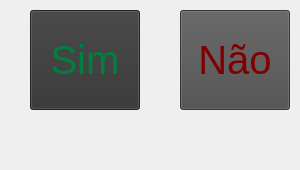
  <widget class="QWidget" name="centralWidget">
   <widget class="QPushButton" name="botaoSim">
    <property name="geometry">
     <rect>
      <x>30</x>
      <y>10</y>
      <width>110</width>
      <height>100</height>
     </rect>
    </property>
    <property name="palette">
     <palette>
      <active>
       <colorrole role="WindowText">
        <brush brushstyle="SolidPattern">
         <color alpha="255">
          <red>255</red>
          <green>255</green>
          <blue>255</blue>
         </color>
        </brush>
       </colorrole>
       <colorrole role="Button">
        <brush brushstyle="SolidPattern">
         <color alpha="255">
          <red>51</red>
          <green>51</green>
          <blue>51</blue>
         </color>
        </brush>
       </colorrole>
       <colorrole role="Light">
        <brush brushstyle="SolidPattern">
         <color alpha="255">
          <red>76</red>
          <green>76</green>
          <blue>76</blue>
         </color>
        </brush>
       </colorrole>
       <colorrole role="Midlight">
        <brush brushstyle="SolidPattern">
         <color alpha="255">
          <red>63</red>
          <green>63</green>
          <blue>63</blue>
         </color>
        </brush>
       </colorrole>
       <colorrole role="Dark">
        <brush brushstyle="SolidPattern">
         <color alpha="255">
          <red>25</red>
          <green>25</green>
          <blue>25</blue>
         </color>
        </brush>
       </colorrole>
       <colorrole role="Mid">
        <brush brushstyle="SolidPattern">
         <color alpha="255">
          <red>34</red>
          <green>34</green>
          <blue>34</blue>
         </color>
        </brush>
       </colorrole>
       <colorrole role="Text">
        <brush brushstyle="SolidPattern">
         <color alpha="255">
          <red>255</red>
          <green>255</green>
          <blue>255</blue>
         </color>
        </brush>
       </colorrole>
       <colorrole role="BrightText">
        <brush brushstyle="SolidPattern">
         <color alpha="255">
          <red>255</red>
          <green>255</green>
          <blue>255</blue>
         </color>
        </brush>
       </colorrole>
       <colorrole role="ButtonText">
        <brush brushstyle="SolidPattern">
         <color alpha="255">
          <red>0</red>
          <green>128</green>
          <blue>64</blue>
         </color>
        </brush>
       </colorrole>
       <colorrole role="Base">
        <brush brushstyle="SolidPattern">
         <color alpha="255">
          <red>0</red>
          <green>0</green>
          <blue>0</blue>
         </color>
        </brush>
       </colorrole>
       <colorrole role="Window">
        <brush brushstyle="SolidPattern">
         <color alpha="255">
          <red>51</red>
          <green>51</green>
          <blue>51</blue>
         </color>
        </brush>
       </colorrole>
       <colorrole role="Shadow">
        <brush brushstyle="SolidPattern">
         <color alpha="255">
          <red>0</red>
          <green>0</green>
          <blue>0</blue>
         </color>
        </brush>
       </colorrole>
       <colorrole role="AlternateBase">
        <brush brushstyle="SolidPattern">
         <color alpha="255">
          <red>25</red>
          <green>25</green>
          <blue>25</blue>
         </color>
        </brush>
       </colorrole>
       <colorrole role="ToolTipBase">
        <brush brushstyle="SolidPattern">
         <color alpha="255">
          <red>255</red>
          <green>255</green>
          <blue>220</blue>
         </color>
        </brush>
       </colorrole>
       <colorrole role="ToolTipText">
        <brush brushstyle="SolidPattern">
         <color alpha="255">
          <red>0</red>
          <green>0</green>
          <blue>0</blue>
         </color>
        </brush>
       </colorrole>
      </active>
      <inactive>
       <colorrole role="WindowText">
        <brush brushstyle="SolidPattern">
         <color alpha="255">
          <red>255</red>
          <green>255</green>
          <blue>255</blue>
         </color>
        </brush>
       </colorrole>
       <colorrole role="Button">
        <brush brushstyle="SolidPattern">
         <color alpha="255">
          <red>51</red>
          <green>51</green>
          <blue>51</blue>
         </color>
        </brush>
       </colorrole>
       <colorrole role="Light">
        <brush brushstyle="SolidPattern">
         <color alpha="255">
          <red>76</red>
          <green>76</green>
          <blue>76</blue>
         </color>
        </brush>
       </colorrole>
       <colorrole role="Midlight">
        <brush brushstyle="SolidPattern">
         <color alpha="255">
          <red>63</red>
          <green>63</green>
          <blue>63</blue>
         </color>
        </brush>
       </colorrole>
       <colorrole role="Dark">
        <brush brushstyle="SolidPattern">
         <color alpha="255">
          <red>25</red>
          <green>25</green>
          <blue>25</blue>
         </color>
        </brush>
       </colorrole>
       <colorrole role="Mid">
        <brush brushstyle="SolidPattern">
         <color alpha="255">
          <red>34</red>
          <green>34</green>
          <blue>34</blue>
         </color>
        </brush>
       </colorrole>
       <colorrole role="Text">
        <brush brushstyle="SolidPattern">
         <color alpha="255">
          <red>255</red>
          <green>255</green>
          <blue>255</blue>
         </color>
        </brush>
       </colorrole>
       <colorrole role="BrightText">
        <brush brushstyle="SolidPattern">
         <color alpha="255">
          <red>255</red>
          <green>255</green>
          <blue>255</blue>
         </color>
        </brush>
       </colorrole>
       <colorrole role="ButtonText">
        <brush brushstyle="SolidPattern">
         <color alpha="255">
          <red>0</red>
          <green>128</green>
          <blue>64</blue>
         </color>
        </brush>
       </colorrole>
       <colorrole role="Base">
        <brush brushstyle="SolidPattern">
         <color alpha="255">
          <red>0</red>
          <green>0</green>
          <blue>0</blue>
         </color>
        </brush>
       </colorrole>
       <colorrole role="Window">
        <brush brushstyle="SolidPattern">
         <color alpha="255">
          <red>51</red>
          <green>51</green>
          <blue>51</blue>
         </color>
        </brush>
       </colorrole>
       <colorrole role="Shadow">
        <brush brushstyle="SolidPattern">
         <color alpha="255">
          <red>0</red>
          <green>0</green>
          <blue>0</blue>
         </color>
        </brush>
       </colorrole>
       <colorrole role="AlternateBase">
        <brush brushstyle="SolidPattern">
         <color alpha="255">
          <red>25</red>
          <green>25</green>
          <blue>25</blue>
         </color>
        </brush>
       </colorrole>
       <colorrole role="ToolTipBase">
        <brush brushstyle="SolidPattern">
         <color alpha="255">
          <red>255</red>
          <green>255</green>
          <blue>220</blue>
         </color>
        </brush>
       </colorrole>
       <colorrole role="ToolTipText">
        <brush brushstyle="SolidPattern">
         <color alpha="255">
          <red>0</red>
          <green>0</green>
          <blue>0</blue>
         </color>
        </brush>
       </colorrole>
      </inactive>
      <disabled>
       <colorrole role="WindowText">
        <brush brushstyle="SolidPattern">
         <color alpha="255">
          <red>25</red>
          <green>25</green>
          <blue>25</blue>
         </color>
        </brush>
       </colorrole>
       <colorrole role="Button">
        <brush brushstyle="SolidPattern">
         <color alpha="255">
          <red>51</red>
          <green>51</green>
          <blue>51</blue>
         </color>
        </brush>
       </colorrole>
       <colorrole role="Light">
        <brush brushstyle="SolidPattern">
         <color alpha="255">
          <red>76</red>
          <green>76</green>
          <blue>76</blue>
         </color>
        </brush>
       </colorrole>
       <colorrole role="Midlight">
        <brush brushstyle="SolidPattern">
         <color alpha="255">
          <red>63</red>
          <green>63</green>
          <blue>63</blue>
         </color>
        </brush>
       </colorrole>
       <colorrole role="Dark">
        <brush brushstyle="SolidPattern">
         <color alpha="255">
          <red>25</red>
          <green>25</green>
          <blue>25</blue>
         </color>
        </brush>
       </colorrole>
       <colorrole role="Mid">
        <brush brushstyle="SolidPattern">
         <color alpha="255">
          <red>34</red>
          <green>34</green>
          <blue>34</blue>
         </color>
        </brush>
       </colorrole>
       <colorrole role="Text">
        <brush brushstyle="SolidPattern">
         <color alpha="255">
          <red>25</red>
          <green>25</green>
          <blue>25</blue>
         </color>
        </brush>
       </colorrole>
       <colorrole role="BrightText">
        <brush brushstyle="SolidPattern">
         <color alpha="255">
          <red>255</red>
          <green>255</green>
          <blue>255</blue>
         </color>
        </brush>
       </colorrole>
       <colorrole role="ButtonText">
        <brush brushstyle="SolidPattern">
         <color alpha="255">
          <red>25</red>
          <green>25</green>
          <blue>25</blue>
         </color>
        </brush>
       </colorrole>
       <colorrole role="Base">
        <brush brushstyle="SolidPattern">
         <color alpha="255">
          <red>51</red>
          <green>51</green>
          <blue>51</blue>
         </color>
        </brush>
       </colorrole>
       <colorrole role="Window">
        <brush brushstyle="SolidPattern">
         <color alpha="255">
          <red>51</red>
          <green>51</green>
          <blue>51</blue>
         </color>
        </brush>
       </colorrole>
       <colorrole role="Shadow">
        <brush brushstyle="SolidPattern">
         <color alpha="255">
          <red>0</red>
          <green>0</green>
          <blue>0</blue>
         </color>
        </brush>
       </colorrole>
       <colorrole role="AlternateBase">
        <brush brushstyle="SolidPattern">
         <color alpha="255">
          <red>51</red>
          <green>51</green>
          <blue>51</blue>
         </color>
        </brush>
       </colorrole>
       <colorrole role="ToolTipBase">
        <brush brushstyle="SolidPattern">
         <color alpha="255">
          <red>255</red>
          <green>255</green>
          <blue>220</blue>
         </color>
        </brush>
       </colorrole>
       <colorrole role="ToolTipText">
        <brush brushstyle="SolidPattern">
         <color alpha="255">
          <red>0</red>
          <green>0</green>
          <blue>0</blue>
         </color>
        </brush>
       </colorrole>
      </disabled>
     </palette>
    </property>
    <property name="font">
     <font>
      <family>Helvetica Neue</family>
      <pointsize>30</pointsize>
     </font>
    </property>
    <property name="text">
     <string>Sim</string>
    </property>
   </widget>
   <widget class="QLabel" name="label">
    <property name="geometry">
     <rect>
      <x>30</x>
      <y>130</y>
      <width>261</width>
      <height>31</height>
     </rect>
    </property>
    <property name="palette">
     <palette>
      <active>
       <colorrole role="WindowText">
        <brush brushstyle="SolidPattern">
         <color alpha="255">
          <red>255</red>
          <green>255</green>
          <blue>255</blue>
         </color>
        </brush>
       </colorrole>
       <colorrole role="Button">
        <brush brushstyle="SolidPattern">
         <color alpha="255">
          <red>0</red>
          <green>0</green>
          <blue>0</blue>
         </color>
        </brush>
       </colorrole>
       <colorrole role="Light">
        <brush brushstyle="SolidPattern">
         <color alpha="255">
          <red>0</red>
          <green>0</green>
          <blue>0</blue>
         </color>
        </brush>
       </colorrole>
       <colorrole role="Midlight">
        <brush brushstyle="SolidPattern">
         <color alpha="255">
          <red>0</red>
          <green>0</green>
          <blue>0</blue>
         </color>
        </brush>
       </colorrole>
       <colorrole role="Dark">
        <brush brushstyle="SolidPattern">
         <color alpha="255">
          <red>0</red>
          <green>0</green>
          <blue>0</blue>
         </color>
        </brush>
       </colorrole>
       <colorrole role="Mid">
        <brush brushstyle="SolidPattern">
         <color alpha="255">
          <red>0</red>
          <green>0</green>
          <blue>0</blue>
         </color>
        </brush>
       </colorrole>
       <colorrole role="Text">
        <brush brushstyle="SolidPattern">
         <color alpha="255">
          <red>255</red>
          <green>255</green>
          <blue>255</blue>
         </color>
        </brush>
       </colorrole>
       <colorrole role="BrightText">
        <brush brushstyle="SolidPattern">
         <color alpha="255">
          <red>255</red>
          <green>255</green>
          <blue>255</blue>
         </color>
        </brush>
       </colorrole>
       <colorrole role="ButtonText">
        <brush brushstyle="SolidPattern">
         <color alpha="255">
          <red>255</red>
          <green>255</green>
          <blue>255</blue>
         </color>
        </brush>
       </colorrole>
       <colorrole role="Base">
        <brush brushstyle="SolidPattern">
         <color alpha="255">
          <red>0</red>
          <green>0</green>
          <blue>0</blue>
         </color>
        </brush>
       </colorrole>
       <colorrole role="Window">
        <brush brushstyle="SolidPattern">
         <color alpha="255">
          <red>0</red>
          <green>0</green>
          <blue>0</blue>
         </color>
        </brush>
       </colorrole>
       <colorrole role="Shadow">
        <brush brushstyle="SolidPattern">
         <color alpha="255">
          <red>0</red>
          <green>0</green>
          <blue>0</blue>
         </color>
        </brush>
       </colorrole>
       <colorrole role="AlternateBase">
        <brush brushstyle="SolidPattern">
         <color alpha="255">
          <red>0</red>
          <green>0</green>
          <blue>0</blue>
         </color>
        </brush>
       </colorrole>
       <colorrole role="ToolTipBase">
        <brush brushstyle="SolidPattern">
         <color alpha="255">
          <red>255</red>
          <green>255</green>
          <blue>220</blue>
         </color>
        </brush>
       </colorrole>
       <colorrole role="ToolTipText">
        <brush brushstyle="SolidPattern">
         <color alpha="255">
          <red>0</red>
          <green>0</green>
          <blue>0</blue>
         </color>
        </brush>
       </colorrole>
      </active>
      <inactive>
       <colorrole role="WindowText">
        <brush brushstyle="SolidPattern">
         <color alpha="255">
          <red>255</red>
          <green>255</green>
          <blue>255</blue>
         </color>
        </brush>
       </colorrole>
       <colorrole role="Button">
        <brush brushstyle="SolidPattern">
         <color alpha="255">
          <red>0</red>
          <green>0</green>
          <blue>0</blue>
         </color>
        </brush>
       </colorrole>
       <colorrole role="Light">
        <brush brushstyle="SolidPattern">
         <color alpha="255">
          <red>0</red>
          <green>0</green>
          <blue>0</blue>
         </color>
        </brush>
       </colorrole>
       <colorrole role="Midlight">
        <brush brushstyle="SolidPattern">
         <color alpha="255">
          <red>0</red>
          <green>0</green>
          <blue>0</blue>
         </color>
        </brush>
       </colorrole>
       <colorrole role="Dark">
        <brush brushstyle="SolidPattern">
         <color alpha="255">
          <red>0</red>
          <green>0</green>
          <blue>0</blue>
         </color>
        </brush>
       </colorrole>
       <colorrole role="Mid">
        <brush brushstyle="SolidPattern">
         <color alpha="255">
          <red>0</red>
          <green>0</green>
          <blue>0</blue>
         </color>
        </brush>
       </colorrole>
       <colorrole role="Text">
        <brush brushstyle="SolidPattern">
         <color alpha="255">
          <red>255</red>
          <green>255</green>
          <blue>255</blue>
         </color>
        </brush>
       </colorrole>
       <colorrole role="BrightText">
        <brush brushstyle="SolidPattern">
         <color alpha="255">
          <red>255</red>
          <green>255</green>
          <blue>255</blue>
         </color>
        </brush>
       </colorrole>
       <colorrole role="ButtonText">
        <brush brushstyle="SolidPattern">
         <color alpha="255">
          <red>255</red>
          <green>255</green>
          <blue>255</blue>
         </color>
        </brush>
       </colorrole>
       <colorrole role="Base">
        <brush brushstyle="SolidPattern">
         <color alpha="255">
          <red>0</red>
          <green>0</green>
          <blue>0</blue>
         </color>
        </brush>
       </colorrole>
       <colorrole role="Window">
        <brush brushstyle="SolidPattern">
         <color alpha="255">
          <red>0</red>
          <green>0</green>
          <blue>0</blue>
         </color>
        </brush>
       </colorrole>
       <colorrole role="Shadow">
        <brush brushstyle="SolidPattern">
         <color alpha="255">
          <red>0</red>
          <green>0</green>
          <blue>0</blue>
         </color>
        </brush>
       </colorrole>
       <colorrole role="AlternateBase">
        <brush brushstyle="SolidPattern">
         <color alpha="255">
          <red>0</red>
          <green>0</green>
          <blue>0</blue>
         </color>
        </brush>
       </colorrole>
       <colorrole role="ToolTipBase">
        <brush brushstyle="SolidPattern">
         <color alpha="255">
          <red>255</red>
          <green>255</green>
          <blue>220</blue>
         </color>
        </brush>
       </colorrole>
       <colorrole role="ToolTipText">
        <brush brushstyle="SolidPattern">
         <color alpha="255">
          <red>0</red>
          <green>0</green>
          <blue>0</blue>
         </color>
        </brush>
       </colorrole>
      </inactive>
      <disabled>
       <colorrole role="WindowText">
        <brush brushstyle="SolidPattern">
         <color alpha="255">
          <red>0</red>
          <green>0</green>
          <blue>0</blue>
         </color>
        </brush>
       </colorrole>
       <colorrole role="Button">
        <brush brushstyle="SolidPattern">
         <color alpha="255">
          <red>0</red>
          <green>0</green>
          <blue>0</blue>
         </color>
        </brush>
       </colorrole>
       <colorrole role="Light">
        <brush brushstyle="SolidPattern">
         <color alpha="255">
          <red>0</red>
          <green>0</green>
          <blue>0</blue>
         </color>
        </brush>
       </colorrole>
       <colorrole role="Midlight">
        <brush brushstyle="SolidPattern">
         <color alpha="255">
          <red>0</red>
          <green>0</green>
          <blue>0</blue>
         </color>
        </brush>
       </colorrole>
       <colorrole role="Dark">
        <brush brushstyle="SolidPattern">
         <color alpha="255">
          <red>0</red>
          <green>0</green>
          <blue>0</blue>
         </color>
        </brush>
       </colorrole>
       <colorrole role="Mid">
        <brush brushstyle="SolidPattern">
         <color alpha="255">
          <red>0</red>
          <green>0</green>
          <blue>0</blue>
         </color>
        </brush>
       </colorrole>
       <colorrole role="Text">
        <brush brushstyle="SolidPattern">
         <color alpha="255">
          <red>0</red>
          <green>0</green>
          <blue>0</blue>
         </color>
        </brush>
       </colorrole>
       <colorrole role="BrightText">
        <brush brushstyle="SolidPattern">
         <color alpha="255">
          <red>255</red>
          <green>255</green>
          <blue>255</blue>
         </color>
        </brush>
       </colorrole>
       <colorrole role="ButtonText">
        <brush brushstyle="SolidPattern">
         <color alpha="255">
          <red>0</red>
          <green>0</green>
          <blue>0</blue>
         </color>
        </brush>
       </colorrole>
       <colorrole role="Base">
        <brush brushstyle="SolidPattern">
         <color alpha="255">
          <red>0</red>
          <green>0</green>
          <blue>0</blue>
         </color>
        </brush>
       </colorrole>
       <colorrole role="Window">
        <brush brushstyle="SolidPattern">
         <color alpha="255">
          <red>0</red>
          <green>0</green>
          <blue>0</blue>
         </color>
        </brush>
       </colorrole>
       <colorrole role="Shadow">
        <brush brushstyle="SolidPattern">
         <color alpha="255">
          <red>0</red>
          <green>0</green>
          <blue>0</blue>
         </color>
        </brush>
       </colorrole>
       <colorrole role="AlternateBase">
        <brush brushstyle="SolidPattern">
         <color alpha="255">
          <red>0</red>
          <green>0</green>
          <blue>0</blue>
         </color>
        </brush>
       </colorrole>
       <colorrole role="ToolTipBase">
        <brush brushstyle="SolidPattern">
         <color alpha="255">
          <red>255</red>
          <green>255</green>
          <blue>220</blue>
         </color>
        </brush>
       </colorrole>
       <colorrole role="ToolTipText">
        <brush brushstyle="SolidPattern">
         <color alpha="255">
          <red>0</red>
          <green>0</green>
          <blue>0</blue>
         </color>
        </brush>
       </colorrole>
      </disabled>
     </palette>
    </property>
    <property name="font">
     <font>
      <family>Helvetica Neue</family>
      <pointsize>20</pointsize>
     </font>
    </property>
    <property name="styleSheet">
     <string notr="true"/>
    </property>
    <property name="text">
     <string/>
    </property>
    <property name="alignment">
     <set>Qt::AlignCenter</set>
    </property>
   </widget>
   <widget class="QPushButton" name="botaoNao">
    <property name="geometry">
     <rect>
      <x>180</x>
      <y>10</y>
      <width>110</width>
      <height>100</height>
     </rect>
    </property>
    <property name="palette">
     <palette>
      <active>
       <colorrole role="WindowText">
        <brush brushstyle="SolidPattern">
         <color alpha="255">
          <red>255</red>
          <green>255</green>
          <blue>255</blue>
         </color>
        </brush>
       </colorrole>
       <colorrole role="Button">
        <brush brushstyle="SolidPattern">
         <color alpha="255">
          <red>76</red>
          <green>76</green>
          <blue>76</blue>
         </color>
        </brush>
       </colorrole>
       <colorrole role="Light">
        <brush brushstyle="SolidPattern">
         <color alpha="255">
          <red>114</red>
          <green>114</green>
          <blue>114</blue>
         </color>
        </brush>
       </colorrole>
       <colorrole role="Midlight">
        <brush brushstyle="SolidPattern">
         <color alpha="255">
          <red>95</red>
          <green>95</green>
          <blue>95</blue>
         </color>
        </brush>
       </colorrole>
       <colorrole role="Dark">
        <brush brushstyle="SolidPattern">
         <color alpha="255">
          <red>38</red>
          <green>38</green>
          <blue>38</blue>
         </color>
        </brush>
       </colorrole>
       <colorrole role="Mid">
        <brush brushstyle="SolidPattern">
         <color alpha="255">
          <red>50</red>
          <green>50</green>
          <blue>50</blue>
         </color>
        </brush>
       </colorrole>
       <colorrole role="Text">
        <brush brushstyle="SolidPattern">
         <color alpha="255">
          <red>255</red>
          <green>255</green>
          <blue>255</blue>
         </color>
        </brush>
       </colorrole>
       <colorrole role="BrightText">
        <brush brushstyle="SolidPattern">
         <color alpha="255">
          <red>255</red>
          <green>255</green>
          <blue>255</blue>
         </color>
        </brush>
       </colorrole>
       <colorrole role="ButtonText">
        <brush brushstyle="SolidPattern">
         <color alpha="255">
          <red>128</red>
          <green>0</green>
          <blue>0</blue>
         </color>
        </brush>
       </colorrole>
       <colorrole role="Base">
        <brush brushstyle="SolidPattern">
         <color alpha="255">
          <red>0</red>
          <green>0</green>
          <blue>0</blue>
         </color>
        </brush>
       </colorrole>
       <colorrole role="Window">
        <brush brushstyle="SolidPattern">
         <color alpha="255">
          <red>76</red>
          <green>76</green>
          <blue>76</blue>
         </color>
        </brush>
       </colorrole>
       <colorrole role="Shadow">
        <brush brushstyle="SolidPattern">
         <color alpha="255">
          <red>0</red>
          <green>0</green>
          <blue>0</blue>
         </color>
        </brush>
       </colorrole>
       <colorrole role="AlternateBase">
        <brush brushstyle="SolidPattern">
         <color alpha="255">
          <red>38</red>
          <green>38</green>
          <blue>38</blue>
         </color>
        </brush>
       </colorrole>
       <colorrole role="ToolTipBase">
        <brush brushstyle="SolidPattern">
         <color alpha="255">
          <red>255</red>
          <green>255</green>
          <blue>220</blue>
         </color>
        </brush>
       </colorrole>
       <colorrole role="ToolTipText">
        <brush brushstyle="SolidPattern">
         <color alpha="255">
          <red>0</red>
          <green>0</green>
          <blue>0</blue>
         </color>
        </brush>
       </colorrole>
      </active>
      <inactive>
       <colorrole role="WindowText">
        <brush brushstyle="SolidPattern">
         <color alpha="255">
          <red>255</red>
          <green>255</green>
          <blue>255</blue>
         </color>
        </brush>
       </colorrole>
       <colorrole role="Button">
        <brush brushstyle="SolidPattern">
         <color alpha="255">
          <red>76</red>
          <green>76</green>
          <blue>76</blue>
         </color>
        </brush>
       </colorrole>
       <colorrole role="Light">
        <brush brushstyle="SolidPattern">
         <color alpha="255">
          <red>114</red>
          <green>114</green>
          <blue>114</blue>
         </color>
        </brush>
       </colorrole>
       <colorrole role="Midlight">
        <brush brushstyle="SolidPattern">
         <color alpha="255">
          <red>95</red>
          <green>95</green>
          <blue>95</blue>
         </color>
        </brush>
       </colorrole>
       <colorrole role="Dark">
        <brush brushstyle="SolidPattern">
         <color alpha="255">
          <red>38</red>
          <green>38</green>
          <blue>38</blue>
         </color>
        </brush>
       </colorrole>
       <colorrole role="Mid">
        <brush brushstyle="SolidPattern">
         <color alpha="255">
          <red>50</red>
          <green>50</green>
          <blue>50</blue>
         </color>
        </brush>
       </colorrole>
       <colorrole role="Text">
        <brush brushstyle="SolidPattern">
         <color alpha="255">
          <red>255</red>
          <green>255</green>
          <blue>255</blue>
         </color>
        </brush>
       </colorrole>
       <colorrole role="BrightText">
        <brush brushstyle="SolidPattern">
         <color alpha="255">
          <red>255</red>
          <green>255</green>
          <blue>255</blue>
         </color>
        </brush>
       </colorrole>
       <colorrole role="ButtonText">
        <brush brushstyle="SolidPattern">
         <color alpha="255">
          <red>128</red>
          <green>0</green>
          <blue>0</blue>
         </color>
        </brush>
       </colorrole>
       <colorrole role="Base">
        <brush brushstyle="SolidPattern">
         <color alpha="255">
          <red>0</red>
          <green>0</green>
          <blue>0</blue>
         </color>
        </brush>
       </colorrole>
       <colorrole role="Window">
        <brush brushstyle="SolidPattern">
         <color alpha="255">
          <red>76</red>
          <green>76</green>
          <blue>76</blue>
         </color>
        </brush>
       </colorrole>
       <colorrole role="Shadow">
        <brush brushstyle="SolidPattern">
         <color alpha="255">
          <red>0</red>
          <green>0</green>
          <blue>0</blue>
         </color>
        </brush>
       </colorrole>
       <colorrole role="AlternateBase">
        <brush brushstyle="SolidPattern">
         <color alpha="255">
          <red>38</red>
          <green>38</green>
          <blue>38</blue>
         </color>
        </brush>
       </colorrole>
       <colorrole role="ToolTipBase">
        <brush brushstyle="SolidPattern">
         <color alpha="255">
          <red>255</red>
          <green>255</green>
          <blue>220</blue>
         </color>
        </brush>
       </colorrole>
       <colorrole role="ToolTipText">
        <brush brushstyle="SolidPattern">
         <color alpha="255">
          <red>0</red>
          <green>0</green>
          <blue>0</blue>
         </color>
        </brush>
       </colorrole>
      </inactive>
      <disabled>
       <colorrole role="WindowText">
        <brush brushstyle="SolidPattern">
         <color alpha="255">
          <red>38</red>
          <green>38</green>
          <blue>38</blue>
         </color>
        </brush>
       </colorrole>
       <colorrole role="Button">
        <brush brushstyle="SolidPattern">
         <color alpha="255">
          <red>76</red>
          <green>76</green>
          <blue>76</blue>
         </color>
        </brush>
       </colorrole>
       <colorrole role="Light">
        <brush brushstyle="SolidPattern">
         <color alpha="255">
          <red>114</red>
          <green>114</green>
          <blue>114</blue>
         </color>
        </brush>
       </colorrole>
       <colorrole role="Midlight">
        <brush brushstyle="SolidPattern">
         <color alpha="255">
          <red>95</red>
          <green>95</green>
          <blue>95</blue>
         </color>
        </brush>
       </colorrole>
       <colorrole role="Dark">
        <brush brushstyle="SolidPattern">
         <color alpha="255">
          <red>38</red>
          <green>38</green>
          <blue>38</blue>
         </color>
        </brush>
       </colorrole>
       <colorrole role="Mid">
        <brush brushstyle="SolidPattern">
         <color alpha="255">
          <red>50</red>
          <green>50</green>
          <blue>50</blue>
         </color>
        </brush>
       </colorrole>
       <colorrole role="Text">
        <brush brushstyle="SolidPattern">
         <color alpha="255">
          <red>38</red>
          <green>38</green>
          <blue>38</blue>
         </color>
        </brush>
       </colorrole>
       <colorrole role="BrightText">
        <brush brushstyle="SolidPattern">
         <color alpha="255">
          <red>255</red>
          <green>255</green>
          <blue>255</blue>
         </color>
        </brush>
       </colorrole>
       <colorrole role="ButtonText">
        <brush brushstyle="SolidPattern">
         <color alpha="255">
          <red>38</red>
          <green>38</green>
          <blue>38</blue>
         </color>
        </brush>
       </colorrole>
       <colorrole role="Base">
        <brush brushstyle="SolidPattern">
         <color alpha="255">
          <red>76</red>
          <green>76</green>
          <blue>76</blue>
         </color>
        </brush>
       </colorrole>
       <colorrole role="Window">
        <brush brushstyle="SolidPattern">
         <color alpha="255">
          <red>76</red>
          <green>76</green>
          <blue>76</blue>
         </color>
        </brush>
       </colorrole>
       <colorrole role="Shadow">
        <brush brushstyle="SolidPattern">
         <color alpha="255">
          <red>0</red>
          <green>0</green>
          <blue>0</blue>
         </color>
        </brush>
       </colorrole>
       <colorrole role="AlternateBase">
        <brush brushstyle="SolidPattern">
         <color alpha="255">
          <red>76</red>
          <green>76</green>
          <blue>76</blue>
         </color>
        </brush>
       </colorrole>
       <colorrole role="ToolTipBase">
        <brush brushstyle="SolidPattern">
         <color alpha="255">
          <red>255</red>
          <green>255</green>
          <blue>220</blue>
         </color>
        </brush>
       </colorrole>
       <colorrole role="ToolTipText">
        <brush brushstyle="SolidPattern">
         <color alpha="255">
          <red>0</red>
          <green>0</green>
          <blue>0</blue>
         </color>
        </brush>
       </colorrole>
      </disabled>
     </palette>
    </property>
    <property name="font">
     <font>
      <family>Helvetica Neue</family>
      <pointsize>30</pointsize>
     </font>
    </property>
    <property name="text">
     <string>Não</string>
    </property>
   </widget>
  </widget>
